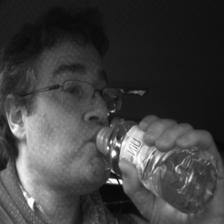
#> input picture dataset_split/test/distracted/bw_glass_image_112.jpg, 224 x 224 px, given in place of the camera
$ python drowsiness_detection_app.py
#> lines starting #> are read from the running program, lines starting #| are printed output that depends on the picture; after the words box and inside, x2 and y2 are one past the last pixel; in counts of white or black regions, pixels touching at a corner belong together
import cv2
import os
import joblib
import numpy as np
import time
import winsound
import threading
from skimage.feature import hog, local_binary_pattern

# --- Configuration ---
MODEL_PATH = 'svm_model.pkl'
PARAMS_PATH = 'hog_parameters.pkl'
LABEL_ENCODER_PATH = 'label_encoder.pkl'

# Detectors
HAAR_FACE_PATH = cv2.data.haarcascades + 'haarcascade_frontalface_default.xml'
HAAR_EYE_PATH = cv2.data.haarcascades + 'haarcascade_eye_tree_eyeglasses.xml'

# Parameters
EYE_CLOSED_FRAMES_THRESH = 10  # Consecutive frames with 0 eyes to trigger alert
SVM_DROWSY_THRESHOLD = 0.7     # Probability threshold for SVM
WARMUP_DURATION = 5.0          # Seconds to wait before alerting
ALERT_COOLDOWN = 3.0           # Seconds between alerts

# --- Initialization ---
print("Loading model artifacts...")
try:
    if not all(os.path.exists(p) for p in [MODEL_PATH, PARAMS_PATH, LABEL_ENCODER_PATH]):
        raise FileNotFoundError("Model files missing.")

    svm_model = joblib.load(MODEL_PATH)
    params = joblib.load(PARAMS_PATH)
    label_map = joblib.load(LABEL_ENCODER_PATH)
    IMG_SIZE = params['image_size']
    MODELS_LOADED = True
    print("SVM Model Loaded Successfully.")
except Exception as e:
    print(f"WARNING: Feature Extraction Models not found ({e}). Running in Eye-Detection Only mode.")
    MODELS_LOADED = False
    IMG_SIZE = (224, 224) # Default

# Load Detectors
face_cascade = cv2.CascadeClassifier(HAAR_FACE_PATH)
eye_cascade = cv2.CascadeClassifier(HAAR_EYE_PATH)

# --- Logic: Feature Extraction (MATCHING TRAINING) ---
def extract_feature_vector(image):
    # Extract HOG
    hog_fd = hog(image,
                 orientations=params['orientations'],
                 pixels_per_cell=params['pixels_per_cell'],
                 cells_per_block=params['cells_per_block'],
                 visualize=False)

    # Extract LBP
    lbp = local_binary_pattern(image,
                               params['lbp_points'],
                               params['lbp_radius'],
                               method='uniform')

    n_bins = int(lbp.max() + 1)
    lbp_hist, _ = np.histogram(lbp.ravel(), bins=n_bins, range=(0, n_bins), density=True)

    # Combine
    combined = np.hstack((hog_fd, lbp_hist))
    return combined

# --- Logic: Audio Alert ---
def play_alert(message, beep_enabled=True):
    try:
        # 1. Beep Sound (Frequency 2500Hz, Duration 1000ms)
        if beep_enabled:
            winsound.Beep(2500, 1000)

        # 2. Voice Command (PowerShell TTS)
        # Using a non-blocking calling strategy typically requires threading in Caller,
        # but os.system is blocking. We'll rely on the thread wrapper.
        safe_msg = message.replace("'", "")
        cmd = f'PowerShell -Command "Add-Type –AssemblyName System.Speech; (New-Object System.Speech.Synthesis.SpeechSynthesizer).Speak(\'{safe_msg}\');"'
        os.system(cmd)
    except Exception as e:
        print(f"Audio Error: {e}")

# --- Main Application ---
def main():
    cap = cv2.VideoCapture(0)

    # State
    closed_frames = 0
    last_alert_time = 0
    start_time = time.time()

    print("Starting Hybrid Drowsiness Detection... Press 'q' to quit.")

    while True:
        ret, frame = cap.read()
#> frame is the input picture: shape (224, 224, 3); min 1, max 255, mean 63.9
        if not ret: break

        frame = cv2.flip(frame, 1) # Mirror
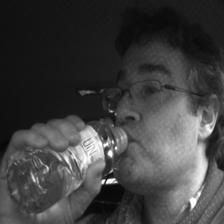
#> frame: shape (224, 224, 3); min 1, max 255, mean 63.9
        gray = cv2.cvtColor(frame, cv2.COLOR_BGR2GRAY)

        faces = face_cascade.detectMultiScale(gray, 1.1, 5, minSize=(100, 100))
#> faces = ()

        if len(faces) == 0:
            cv2.putText(frame, "No Face Detected", (50, 50), cv2.FONT_HERSHEY_SIMPLEX, 0.8, (0, 0, 255), 2)
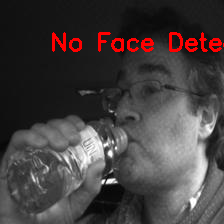
#> frame: shape (224, 224, 3); 2.27% of pixels changed, all inside (x1, y1, x2, y2) = (52, 32, 224, 52)

        for (x, y, w, h) in faces:
            # Draw Face Box
            cv2.rectangle(frame, (x, y), (x+w, y+h), (255, 255, 0), 2)

            # --- Mechanism 1: Geometric Eye Detection ---
            face_roi_gray = gray[y:y+h//2, x:x+w]
            eyes = eye_cascade.detectMultiScale(face_roi_gray, 1.1, 4, minSize=(30, 30))

            if len(eyes) == 0:
                closed_frames += 1
            else:
                closed_frames = 0

            for (ex, ey, ew, eh) in eyes:
                # Draw Eye Boxes (green)
                camera_x = x + ex
                camera_y = y + ey
                cv2.rectangle(frame, (camera_x, camera_y), (camera_x+ew, camera_y+eh), (0, 255, 0), 1)

            # --- Mechanism 2: SVM Analysis ---
            svm_status = "Unknown"
            pred_class_name = "Unknown"
            pred_prob = 0.0
            probs = [0.0, 0.0, 0.0, 0.0]

            if MODELS_LOADED:
                try:
                    # The SVM was trained on square 224x224 images.
                    # We must take a center square crop of the webcam frame to preserve the aspect ratio (no squashing)
                    h_cam, w_cam = frame.shape[:2]
                    min_dim = min(h_cam, w_cam)
                    start_x = (w_cam - min_dim) // 2
                    start_y = (h_cam - min_dim) // 2
                    square_frame = frame[start_y:start_y+min_dim, start_x:start_x+min_dim]

                    frame_resized = cv2.resize(square_frame, (IMG_SIZE[1], IMG_SIZE[0]))
                    frame_gray_svm = cv2.cvtColor(frame_resized, cv2.COLOR_BGR2GRAY)

                    # Show the exact image the SVM is looking at for debugging
                    cv2.imshow("SVM Input Debug", frame_gray_svm)

                    features = extract_feature_vector(frame_gray_svm)
                    scores = svm_model.decision_function([features])[0]
                    # Softmax for multi-class pseudo-probabilities
                    exp_scores = np.exp(scores - np.max(scores))
                    probs = exp_scores / np.sum(exp_scores)

                    pred_class_idx = np.argmax(probs)
                    pred_class_name = label_map['classes'][pred_class_idx]
                    pred_prob = probs[pred_class_idx]

                    svm_status = pred_class_name.upper()
                except Exception as e:
                    print(f"SVM Error: {e}")

            # --- Logic & Visuals ---
            final_status = svm_status if MODELS_LOADED else "Monitoring"
            alert_msg = ""
            is_serious_alert = False
            should_alert = False

            # --- SVM + Haar Synergy Logic ---
            is_eyes_closed = (closed_frames > EYE_CLOSED_FRAMES_THRESH)

            # Yawn logic: SVM detects yawn
            is_yawning_svm = (pred_class_name.upper() == "YAWN")

            # Distracted logic: SVM detects distracted
            is_distracted_svm = (pred_class_name.upper() == "DISTRACTED")

            # Drowsy logic: SVM detects drowsy OR eyes closed by Haar
            is_drowsy_svm = (pred_class_name.upper() == "DROWSY")

            if is_eyes_closed:
                final_status = "DROWSY - Eyes Closed"
                status_color = (0, 0, 255) # Red
                should_alert = True
                alert_msg = "Driver Alert: Eyes closed."
                is_serious_alert = True
            elif is_drowsy_svm:
                final_status = "DROWSY - SVM Detected"
                status_color = (0, 0, 255) # Red
                should_alert = True
                alert_msg = "Driver Alert: You are drowsy."
                is_serious_alert = True
            elif is_yawning_svm:
                final_status = "YAWNING - SVM Detected"
                status_color = (0, 165, 255) # Orange
                should_alert = True
                alert_msg = "Warning: Yawning detected."
                is_serious_alert = False
            elif is_distracted_svm:
                final_status = "DISTRACTED - SVM Detected"
                status_color = (255, 0, 255) # Purple
                should_alert = True
                alert_msg = "Warning: Please focus on the road."
                is_serious_alert = False
            else:
                final_status = "ACTIVE"
                status_color = (0, 255, 0) # Green
                should_alert = False
                alert_msg = ""

            # --- UI: Info Panel ---
            # Create a semi-transparent overlay for stats
            overlay = frame.copy()
            cv2.rectangle(overlay, (x, y-60), (x+200, y), (0, 0, 0), -1)
            cv2.addWeighted(overlay, 0.6, frame, 0.4, 0, frame)

            # Status Text
            cv2.putText(frame, f"STATUS: {final_status}", (x+5, y-40), cv2.FONT_HERSHEY_SIMPLEX, 0.6, (255, 255, 255), 1)
            cv2.putText(frame, f"Closed Frames: {closed_frames}", (x+5, y-20), cv2.FONT_HERSHEY_SIMPLEX, 0.5, (200, 200, 200), 1)

            # --- UI: Probability Bar ---
            if MODELS_LOADED:
                # Bar Background
                bar_x, bar_y, bar_w, bar_h = 10, 50, 200, 20
                cv2.rectangle(frame, (bar_x, bar_y), (bar_x+bar_w, bar_y+bar_h), (50, 50, 50), -1)

                # Filled Portion based on Probability
                fill_w = int(pred_prob * bar_w)

                cv2.rectangle(frame, (bar_x, bar_y), (bar_x+fill_w, bar_y+bar_h), status_color, -1)
                cv2.putText(frame, f"{final_status}: {int(pred_prob*100)}%", (bar_x, bar_y-5), cv2.FONT_HERSHEY_SIMPLEX, 0.5, (255, 255, 255), 1)

            # Trigger Audio
            current_time = time.time()
            if should_alert and (current_time - start_time > WARMUP_DURATION):
                if (current_time - last_alert_time) > ALERT_COOLDOWN:
                    last_alert_time = current_time
                    t = threading.Thread(target=play_alert, args=(alert_msg, is_serious_alert))
                    t.daemon = True
                    t.start()

            # Warmup Timer
            if current_time - start_time < WARMUP_DURATION:
                 cv2.putText(frame, f"WARMUP: {int(WARMUP_DURATION - (current_time - start_time))}", (10, 100), cv2.FONT_HERSHEY_SIMPLEX, 0.7, (0, 255, 255), 2)
#> this loop made 0 passes
#> after the loop, last_alert_time = 0

        cv2.imshow('Hybrid Drowsiness Detection', frame)
        if cv2.waitKey(1) & 0xFF == ord('q'):
#> (key q is pressed here)
            break

    cap.release()
    cv2.destroyAllWindows()

if __name__ == "__main__":
    main()

$ run again, on dataset_split/test/distracted/bw_glass_image_226.jpg
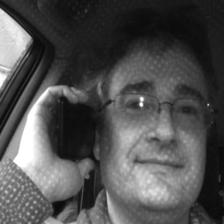
#> input picture dataset_split/test/distracted/bw_glass_image_226.jpg, 224 x 224 px, given in place of the camera
#> in main, frame is the input picture: shape (224, 224, 3); min 6, max 255, mean 79.8
#> in main, `frame = cv2.flip(frame, 1)`:
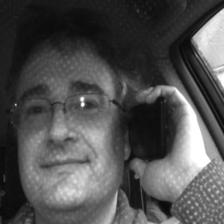
#> frame: shape (224, 224, 3); min 6, max 255, mean 79.8
#> faces = [[3, 71, 118, 118]]
#> the loop in main, `for (x, y, w, h) in faces:` made 1 pass
#> (x, y, w, h, closed_frames, svm_status, pred_class_name, pred_prob) on pass 1: (3, 71, 118, 118, 1, 'Unknown', 'Unknown', 0)
#> after the loop in main, `for (x, y, w, h) in faces:`:
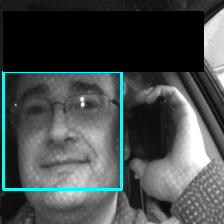
#> overlay: shape (224, 224, 3); mean B, G, R 75.1, 75.1, 69.1
#> after the loop in main, `for (x, y, w, h) in faces:`: last_alert_time = 0

$ run again, on dataset_split/test/distracted/bw_glass_image_28.jpg
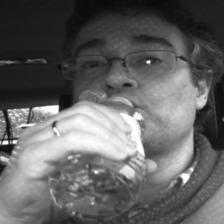
#> input picture dataset_split/test/distracted/bw_glass_image_28.jpg, 224 x 224 px, given in place of the camera
#> in main, frame is the input picture: shape (224, 224, 3); min 9, max 255, mean 98.4
#> in main, `frame = cv2.flip(frame, 1)`:
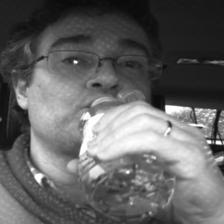
#> frame: shape (224, 224, 3); min 9, max 255, mean 98.4
#> faces = ()
#> in main, `cv2.putText(frame, "No Face Detected", (50, 50), cv2.FONT_HERSHEY_SIMP..`:
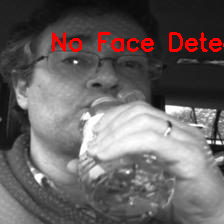
#> frame: shape (224, 224, 3); 2.27% of pixels changed, all inside (x1, y1, x2, y2) = (52, 32, 224, 52)
#> after the loop in main, `for (x, y, w, h) in faces:`: last_alert_time = 0

$ run again, on dataset_split/test/distracted/bw_glass_image_632.jpg
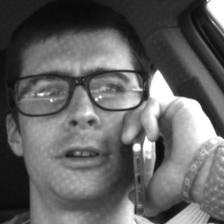
#> input picture dataset_split/test/distracted/bw_glass_image_632.jpg, 224 x 224 px, given in place of the camera
#> in main, frame is the input picture: shape (224, 224, 3); min 7, max 255, mean 98.8
#> in main, `frame = cv2.flip(frame, 1)`:
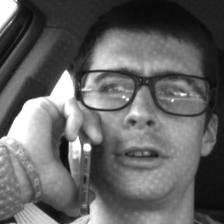
#> frame: shape (224, 224, 3); min 7, max 255, mean 98.8
#> faces = ()
#> in main, `cv2.putText(frame, "No Face Detected", (50, 50), cv2.FONT_HERSHEY_SIMP..`:
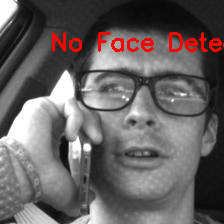
#> frame: shape (224, 224, 3); 2.27% of pixels changed, all inside (x1, y1, x2, y2) = (52, 32, 224, 52)
#> after the loop in main, `for (x, y, w, h) in faces:`: last_alert_time = 0
